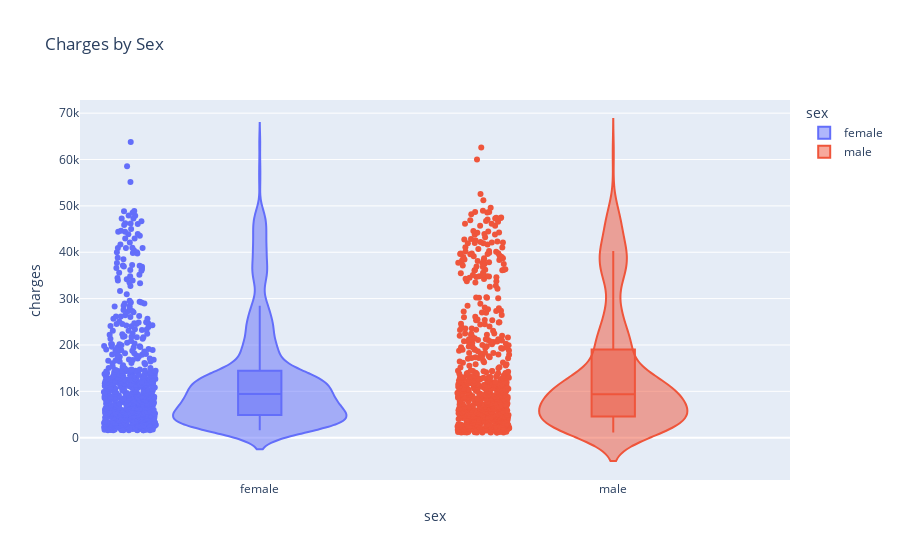

Here is the notebook cell this chart was saved with:
### Markdown cell above
### 3. Violin Plot (Charges by Sex)

### Code cell
fig = px.violin(df, x='sex', y='charges', color='sex', box=True, points='all', title='Charges by Sex')
fig.show()

### Figure 1 — Plotly figure (JSON) as saved in the notebook; plotly's stock layout.template omitted (floating-point values rounded to 4 significant figures; data arrays with more than 128 entries replaced by an {"elided": "..."} marker saying what was removed)
{"data": [{"alignmentgroup": "True", "box": {"visible": true}, "hovertemplate": "sex=%{x}<br>charges=%{y}<extra></extra>", "legendgroup": "female", "marker": {"color": "#636efa"}, "name": "female", "offsetgroup": "female", "orientation": "v", "points": "all", "scalegroup": "True", "showlegend": true, "type": "violin", "x": {"elided": "662 str values"}, "x0": " ", "xaxis": "x", "y": {"elided": "662 float values"}, "y0": " ", "yaxis": "y"}, {"alignmentgroup": "True", "box": {"visible": true}, "hovertemplate": "sex=%{x}<br>charges=%{y}<extra></extra>", "legendgroup": "male", "marker": {"color": "#EF553B"}, "name": "male", "offsetgroup": "male", "orientation": "v", "points": "all", "scalegroup": "True", "showlegend": true, "type": "violin", "x": {"elided": "676 str values"}, "x0": " ", "xaxis": "x", "y": {"elided": "676 float values"}, "y0": " ", "yaxis": "y"}], "layout": {"legend": {"title": {"text": "sex"}, "tracegroupgap": 0}, "title": {"text": "Charges by Sex"}, "violinmode": "overlay", "xaxis": {"anchor": "y", "categoryarray": ["female", "male"], "categoryorder": "array", "domain": [0, 1], "title": {"text": "sex"}}, "yaxis": {"anchor": "x", "domain": [0, 1], "title": {"text": "charges"}}}}
